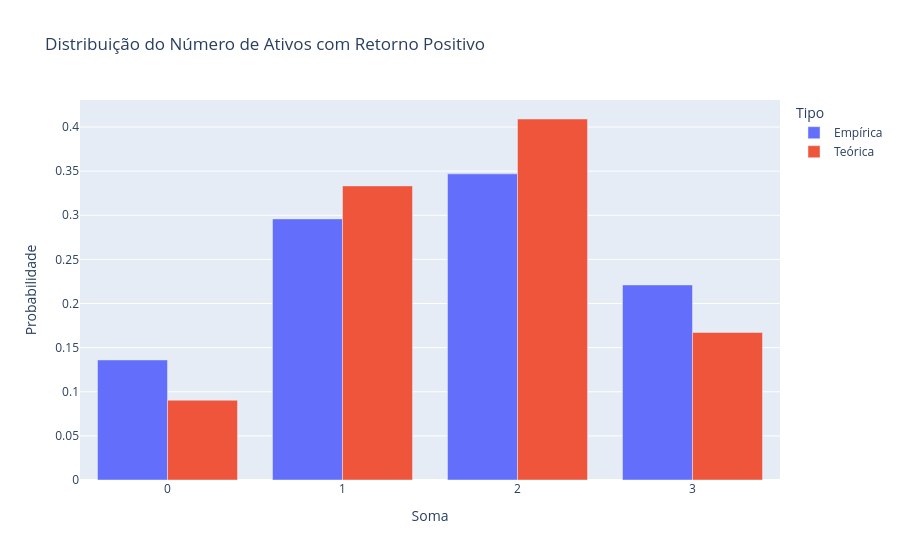

Source (notebook cell):
### Code cell
# Indicadores de sucesso (retorno > 0)
import itertools
up_moves = (log_returns > 0).astype(int)

# Probabilidades de sucesso (p)
p = up_moves.mean()
print(f"Probabilidades de retorno positivo:\n{p}\n")

# Soma observada (X = número de ativos que sobem no dia)
up_moves['S_obs'] = up_moves.sum(axis=1)
freq_obs = up_moves['S_obs'].value_counts(normalize=True).sort_index()

# Distribuição Teórica (Independência)
# Usando o produto cartesiano para gerar os 8 estados (0,0,0 até 1,1,1)
probs_p = p.values
states = list(itertools.product([0, 1], repeat=3))
teorica = {0:0, 1:0, 2:0, 3:0}

for s in states:
    # Probabilidade do estado: P(X1=s1)*P(X2=s2)*P(X3=s3)
    prob_estado = 1
    for i in range(3):
        prob_estado *= (probs_p[i]**s[i]) * ((1-probs_p[i])**(1-s[i]))
    teorica[sum(s)] += prob_estado

# Comparação
df_comp = pd.DataFrame({
    'Soma': [0,1,2,3],
    'Empírica': [freq_obs.get(i, 0) for i in range(4)],
    'Teórica': [teorica[i] for i in range(4)]
}).melt(id_vars='Soma', var_name='Tipo', value_name='Probabilidade')

fig_bernoulli = px.bar(df_comp, x='Soma', y='Probabilidade', color='Tipo', barmode='group',
                       title='Distribuição do Número de Ativos com Retorno Positivo')
fig_bernoulli.show()

### Figure 1 — Plotly figure (JSON) as saved in the notebook; plotly's stock layout.template omitted (floating-point values rounded to 4 significant figures)
{"data": [{"alignmentgroup": "True", "hovertemplate": "Tipo=Empírica<br>Soma=%{x}<br>Probabilidade=%{y}<extra></extra>", "legendgroup": "Empírica", "marker": {"color": "#636efa", "pattern": {"shape": ""}}, "name": "Empírica", "offsetgroup": "Empírica", "orientation": "v", "showlegend": true, "textposition": "auto", "type": "bar", "x": [0, 1, 2, 3], "xaxis": "x", "y": [0.1361, 0.2959, 0.3469, 0.2211], "yaxis": "y"}, {"alignmentgroup": "True", "hovertemplate": "Tipo=Teórica<br>Soma=%{x}<br>Probabilidade=%{y}<extra></extra>", "legendgroup": "Teórica", "marker": {"color": "#EF553B", "pattern": {"shape": ""}}, "name": "Teórica", "offsetgroup": "Teórica", "orientation": "v", "showlegend": true, "textposition": "auto", "type": "bar", "x": [0, 1, 2, 3], "xaxis": "x", "y": [0.09041, 0.3333, 0.4091, 0.1672], "yaxis": "y"}], "layout": {"barmode": "group", "legend": {"title": {"text": "Tipo"}, "tracegroupgap": 0}, "title": {"text": "Distribuição do Número de Ativos com Retorno Positivo"}, "xaxis": {"anchor": "y", "domain": [0, 1], "title": {"text": "Soma"}}, "yaxis": {"anchor": "x", "domain": [0, 1], "title": {"text": "Probabilidade"}}}}
